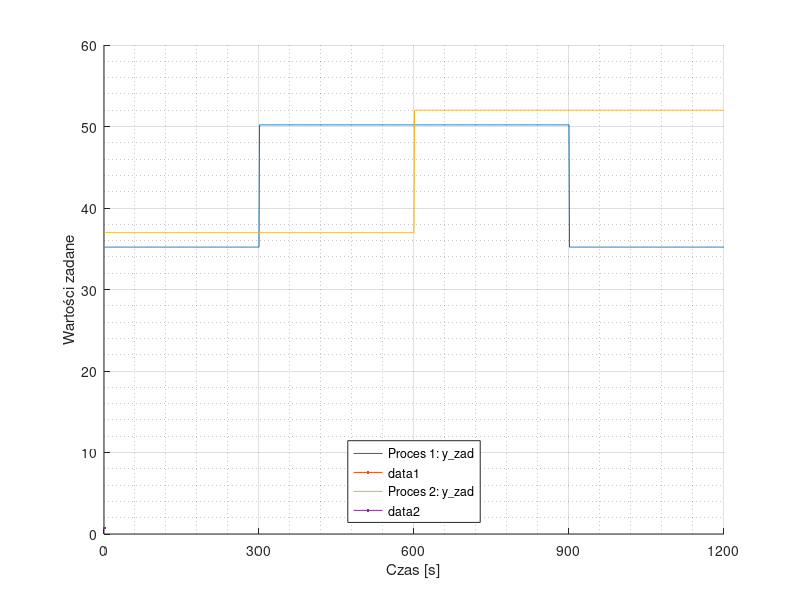

Here is the MATLAB script that generated this plot:
close all
% Parametry symulacji
T_s = 1; % Okres próbkowania (sekundy)
T_timer = 300; % Czas trwania timera (sekundy)
samples = 1200; % Liczba próbek symulacji

% Inicjalizacja zmiennych
y_pp1 = 35.2; % Wartość początkowa procesu 1
y_pp2 = 37; % Wartość początkowa procesu 2

y_zad1 = zeros(1, samples); % Wartości zadane dla procesu 1
y_zad2 = zeros(1, samples); % Wartości zadane dla procesu 2

y_zad1(1:300)=y_pp1; y_zad1(301:600)=y_pp1+15; y_zad1(601:900)=y_pp1+15;y_zad1(901:1200)=y_pp1;
y_zad2(1:300)=y_pp2; y_zad2(301:600)=y_pp2; y_zad2(601:900)=y_pp2+15;y_zad2(901:1200)=y_pp2+15;


% Wizualizacja wyników
figure; hold on; grid on; grid minor;
plot(1:samples, y_zad1,  'DisplayName', 'Proces 1: y\_zad', LineWidth=0.75);
plot(1:samples, y_zad2,  'DisplayName', 'Proces 2: y\_zad', LineWidth=0.75);
xticks(0:300:samples); % Znaczniki na osi X co 300
xlabel('Czas [s]');
ylabel('Wartości zadane');
% title('Symulacja wartości zadanych (y\_zad)');
legend('Location', 'south');
exportgraphics(gcf, 'Wykresy/automat_yzad.pdf', 'ContentType', 'vector');
